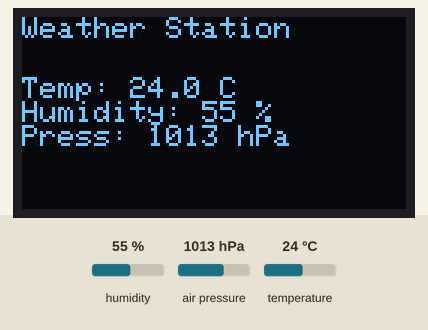
Bench run of a sketch on a simulated ESP32. On the bench: 128×64 one-colour display. The inputs (shaded band) are chosen by the test bench; at power-on: humidity 55 %, air pressure 1013 hPa, temperature 24 °C. What the sketch prints to the serial monitor is not drawn.

Above: at 4.8 s.
4.9 s: humidity set to 22 %
At 6.6 s:
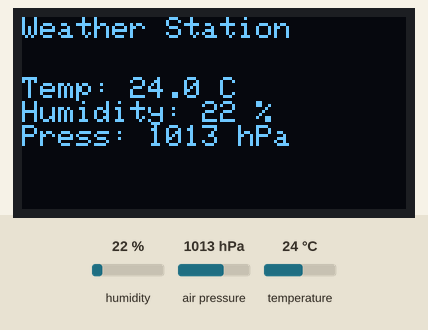
7.8 s: air pressure set to 952 hPa
At 9.2 s:
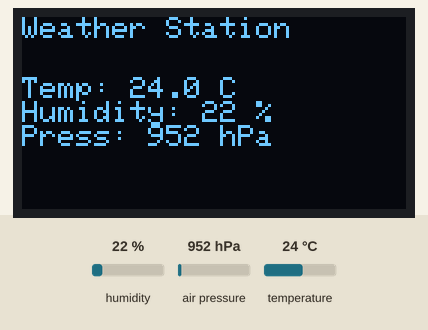
10.7 s: temperature set to 12 °C
At 15.2 s:
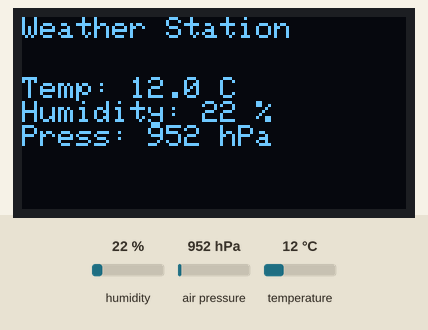
15.5 s: air pressure set to 975 hPa
At 16.5 s:
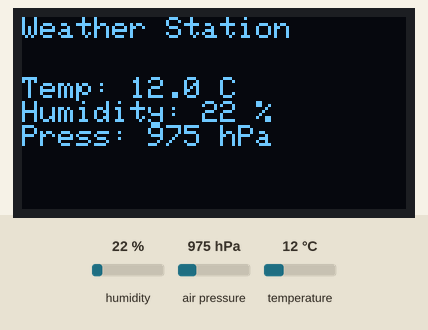
18.4 s: humidity set to 40 %
At 22.5 s:
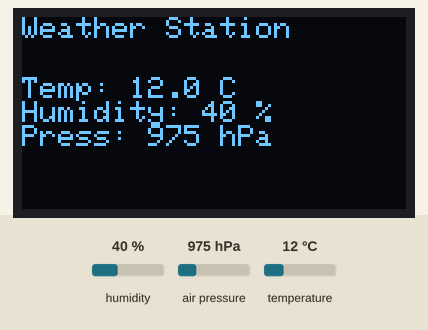
23.5 s: air pressure set to 1000 hPa
At 25.0 s:
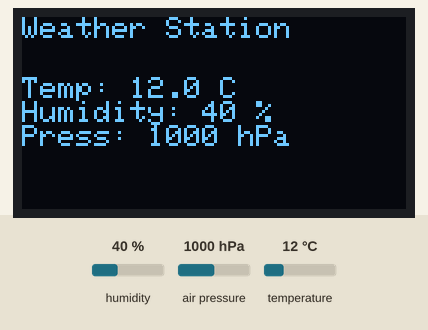
Timing chart, 0 to 26.5 s (numbered marks = the images above; inputs shaded):
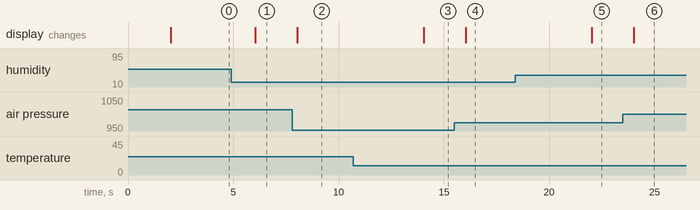

Measured:
- after the input at 4.9 s, the display: changes after 1.1 s (image 1)
- after the input at 7.8 s, the display: changes after 0.23 s (image 2)
- after the input at 10.7 s, the display: changes after 3.3 s (image 3)
- after the input at 15.5 s, the display: changes after 0.53 s (image 4)
- after the input at 18.4 s, the display: changes after 3.6 s (image 5)
- after the input at 23.5 s, the display: changes after 0.53 s (image 6)

The sketch:

weather_station.ino
```cpp
/*
  ESP32 Weather Detection
  -----------------------
  Reads temperature + humidity (DHT22) and air pressure (BMP280),
  shows them on a 0.96" SSD1306 OLED and prints name:value pairs
  for the Serial Plotter.

  Wiring:
    DHT22  DATA -> GPIO 4      (VCC -> 3V3, GND -> GND)
    BMP280 SDA  -> GPIO 21     SCL -> GPIO 22   (VCC -> 3V3, GND -> GND)
    OLED   SDA  -> GPIO 21     SCL -> GPIO 22   (VCC -> 3V3, GND -> GND)

  I2C addresses: BMP280 = 0x76 (or 0x77), OLED = 0x3C (or 0x3D)
*/

#include <Adafruit_BMP280.h>
#include <Adafruit_GFX.h>
#include <Adafruit_SSD1306.h>
#include <DHT.h>
#include <Wire.h>

const int DHT22_PIN = 4;
const unsigned long READ_INTERVAL_MS = 2000;  // DHT22 needs ~2 s between reads

DHT dht22(DHT22_PIN, DHT22);
Adafruit_BMP280 bmp280;
Adafruit_SSD1306 display(128, 64, &Wire, -1);

bool bmpOK = false;
bool oledOK = false;

void setup() {
  Serial.begin(115200);
  Wire.begin();
  dht22.begin();
  bmpOK = bmp280.begin(0x76);                          // try 0x77 if this fails
  oledOK = display.begin(SSD1306_SWITCHCAPVCC, 0x3C);  // try 0x3D if this fails
  if (!bmpOK)  Serial.println("BMP280 not found. Check wiring and address.");
  if (!oledOK) Serial.println("OLED not found. Check wiring and address.");
}

void loop() {
  static unsigned long lastRead = 0;
  if (millis() - lastRead >= READ_INTERVAL_MS) {
    lastRead = millis();

    float t = dht22.readTemperature();
    float h = dht22.readHumidity();
    if (isnan(t) || isnan(h) || !bmpOK) return;   // skip bad reads
    float p = bmp280.readPressure() / 100.0;      // Pa -> hPa

    // Serial Plotter output
    Serial.print("temp:");      Serial.print(t);
    Serial.print(",humidity:"); Serial.print(h);
    Serial.print(",pressure:"); Serial.println(p);

    // OLED output
    if (oledOK) {
      display.clearDisplay();
      display.setTextSize(1);
      display.setTextColor(SSD1306_WHITE);
      display.setCursor(0, 0);
      display.println("Weather Station");
      display.setCursor(0, 20);
      display.print("Temp: ");     display.print(t, 1); display.println(" C");
      display.print("Humidity: "); display.print(h, 0); display.println(" %");
      display.print("Press: ");    display.print(p, 0); display.println(" hPa");
      display.display();
    }
  }
}
```
